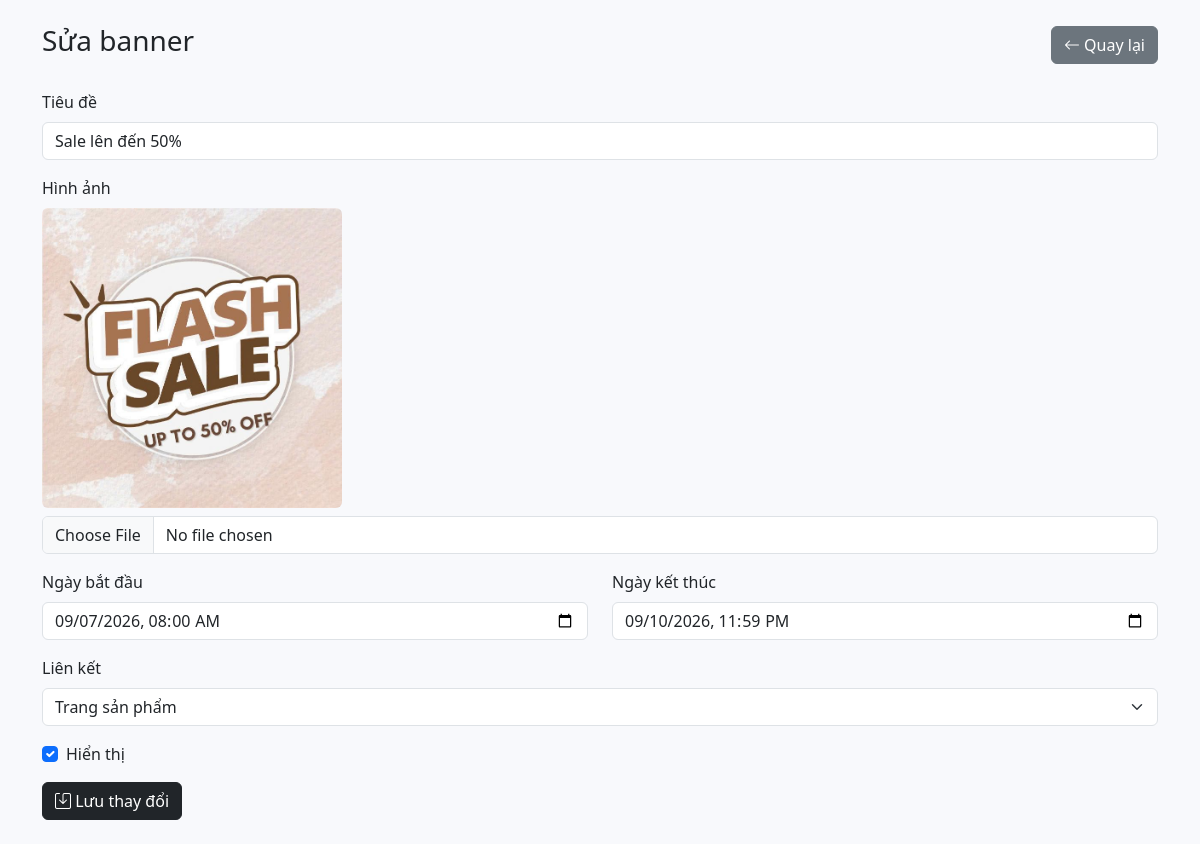
/admin/banners/edit.php?id=2, run on the app's committed database.
### tables this page shows
CREATE TABLE banners (
    id INT AUTO_INCREMENT PRIMARY KEY,
    title VARCHAR(255) NOT NULL,
    image VARCHAR(255) NOT NULL,
    link VARCHAR(255),
    start_at DATETIME,
    end_at DATETIME,
    status INT DEFAULT 1,
    created_at DATETIME DEFAULT CURRENT_TIMESTAMP,
    updated_at DATETIME DEFAULT CURRENT_TIMESTAMP
);

### admin/banners/edit.php (the view, shortened to what this page needs)
<?php
require_once '../../includes/database.php';
$id = (int)($_GET['id'] ?? 0);
$stmt = $conn->prepare("SELECT * FROM banners WHERE id = ?");
$stmt->bind_param("i", $id);
$stmt->execute();
$banner = $stmt->get_result()->fetch_assoc();
$link = $banner['link'] ?? '';
$link_type = '';
if (strpos($link, 'product-detail.php?id=') !== false) {
    $link_type = 'product';
    $product_id = (int)substr($link, strpos($link, 'id=') + 3);
} elseif (strpos($link, 'products.php') !== false) {
    $link_type = 'products';
} elseif (strpos($link, 'index.php') !== false) {
    $link_type = 'home';
}
?>
<!DOCTYPE html>
<html lang="vi">
<head>
    <link href="https://cdn.jsdelivr.net/npm/bootstrap@5.3.3/dist/css/bootstrap.min.css" rel="stylesheet">
    <link href="https://cdn.jsdelivr.net/npm/bootstrap-icons@1.11.3/font/bootstrap-icons.css" rel="stylesheet">
    <link rel="stylesheet" href="../../assets/css/style.css">
</head>
<body>
<div class="container py-4">
    <div class="d-flex justify-content-between align-items-center mb-4">
        <h3>Sửa banner</h3>
        <a href="index.php" class="btn btn-secondary">
            <i class="bi bi-arrow-left"></i> Quay lại
        </a>
    </div>
    <form method="POST" enctype="multipart/form-data">
        <div class="mb-3">
            <label class="form-label">Tiêu đề</label>
            <input type="text" name="title" class="form-control"
                   value="<?= htmlspecialchars($banner['title']) ?>" required>
        </div>
        <div class="mb-3">
            <label class="form-label">Hình ảnh</label><br>
            <img src="../../uploads/banners/<?= htmlspecialchars($banner['image']) ?>"
                 width="300" class="mb-2 rounded">
            <input type="file" name="image" class="form-control" accept="image/*">
        </div>
        <div class="row">
            <div class="col-md-6 mb-3">
                <label class="form-label">Ngày bắt đầu</label>
                <input type="datetime-local" name="start_at" class="form-control"
                       value="<?= !empty($banner['start_at']) ? date('Y-m-d\TH:i', strtotime($banner['start_at'])) : '' ?>">
            </div>
            <div class="col-md-6 mb-3">
                <label class="form-label">Ngày kết thúc</label>
                <input type="datetime-local" name="end_at" class="form-control"
                       value="<?= !empty($banner['end_at']) ? date('Y-m-d\TH:i', strtotime($banner['end_at'])) : '' ?>">
            </div>
        </div>
        <div class="mb-3">
            <label class="form-label">Liên kết</label>
            <select name="link_type" id="link_type" class="form-select">
                <option value="products" <?= $link_type === 'products' ? 'selected' : '' ?>>Trang sản phẩm</option>
            </select>
        </div>
        <div class="form-check mb-3">
            <input type="checkbox" name="status" class="form-check-input" id="status"
                   <?= $banner['status'] ? 'checked' : '' ?>>
            <label class="form-check-label" for="status">Hiển thị</label>
        </div>
        <button class="btn btn-dark">
            <i class="bi bi-save"></i> Lưu thay đổi
        </button>
    </form>
</div>
</body>
</html>

### assets/css/style.css (style rules this page uses)
body { background-color: #f8f9fc; font-family: 'Segoe UI', sans-serif; overflow-x: hidden; }

### data on the page
banners: title "Sale lên đến 50%", image (picture), start_at "09/07/2026 08:00", end_at "09/10/2026 23:59", link_type "Trang sản phẩm", status "☑"
